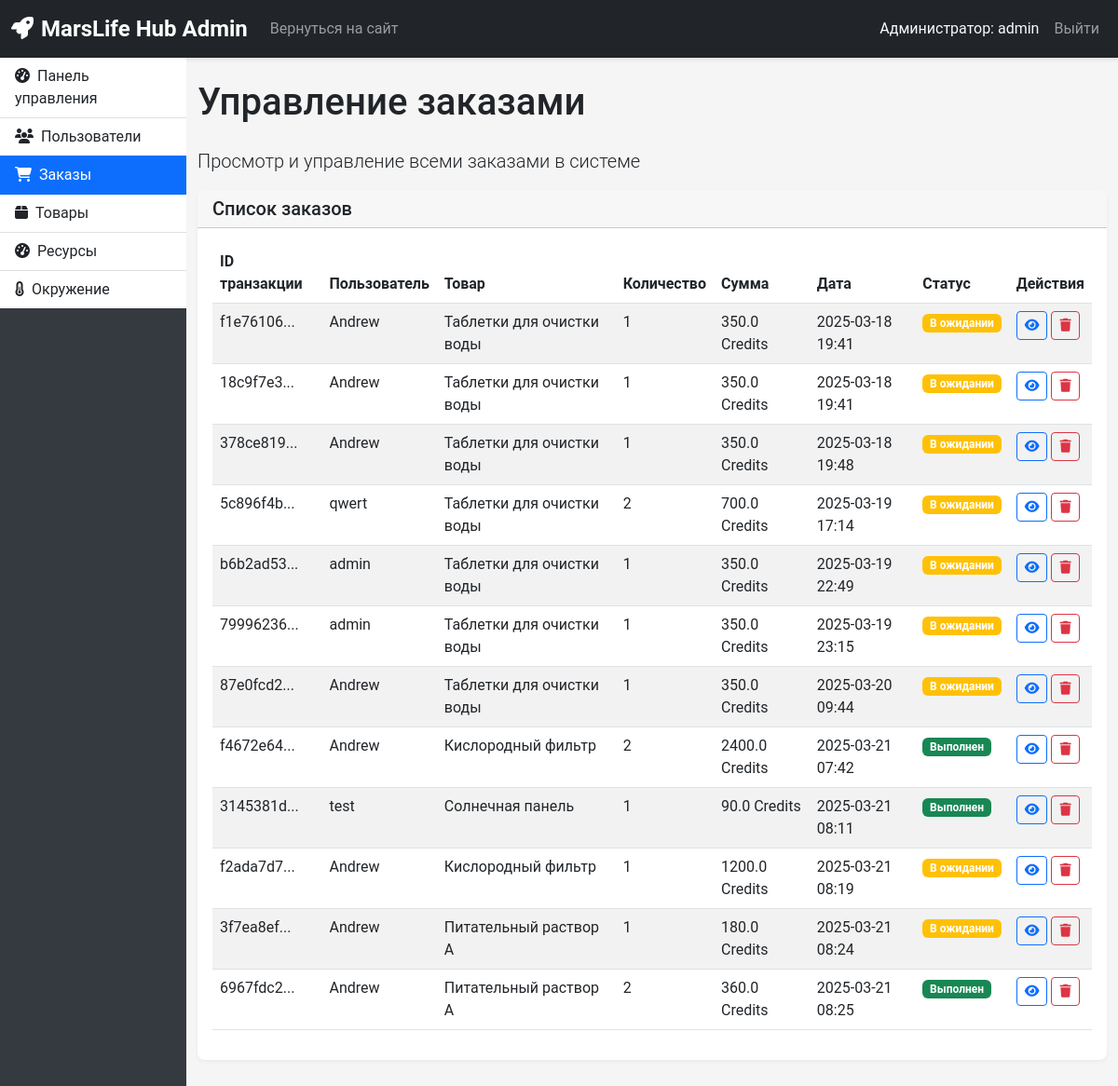
/admin/transactions (signed in), run on the app's committed database.
### app.py (models this page shows)
class Transaction(db.Model):
    id = db.Column(db.Integer, primary_key=True)
    user_id = db.Column(db.Integer, db.ForeignKey('user.id'), nullable=False)
    product_id = db.Column(db.Integer, db.ForeignKey('product.id'), nullable=False)
    quantity = db.Column(db.Integer, nullable=False)
    total_price = db.Column(db.Float, nullable=False)
    transaction_date = db.Column(db.DateTime, default=datetime.utcnow)
    transaction_id = db.Column(db.String(50), unique=True)
    status = db.Column(db.String(20), default='pending')

class User(db.Model):
    id = db.Column(db.Integer, primary_key=True)
    username = db.Column(db.String(80), unique=True, nullable=False)
    email = db.Column(db.String(120), unique=True, nullable=False)
    password = db.Column(db.String(200), nullable=False)
    role = db.Column(db.String(20), default='astronaut')

class Product(db.Model):
    id = db.Column(db.Integer, primary_key=True)
    name = db.Column(db.String(100), nullable=False)
    description = db.Column(db.Text)
    price = db.Column(db.Float, nullable=False)
    stock = db.Column(db.Integer, nullable=False)
    category = db.Column(db.String(50))
    image = db.Column(db.String(200))

### app.py (the view)
@app.route('/admin/transactions')
def admin_transactions():
    if 'user_id' not in session:
        return redirect(url_for('login'))
    user = User.query.get(session['user_id'])
    if not user or user.role != 'admin':
        flash('У вас нет доступа к админской панели', 'danger')
        return redirect(url_for('index'))
    transactions = Transaction.query.all()
    users = {user.id: user.username for user in User.query.all()}
    products = {product.id: product.name for product in Product.query.all()}
    return render_template('admin/transactions.html',
                           transactions=transactions,
                           users=users,
                           products=products)

### templates/admin/transactions.html (shortened to what this page needs)
{% extends 'admin/base.html' %}
{% block content %}
<div class="row">
    <div class="col-12">
        <h1 class="mb-4">Управление заказами</h1>
        <p class="lead">Просмотр и управление всеми заказами в системе</p>
    </div>
</div>
<div class="row">
    <div class="col-12">
        <div class="card">
            <div class="card-header">
                <h5 class="mb-0">Список заказов</h5>
            </div>
            <div class="card-body">
                <div class="table-responsive">
                    <table class="table table-striped table-hover">
                        <thead>
                            <tr>
                                <th>ID транзакции</th>
                                <th>Пользователь</th>
                                <th>Товар</th>
                                <th>Количество</th>
                                <th>Сумма</th>
                                <th>Дата</th>
                                <th>Статус</th>
                                <th>Действия</th>
                            </tr>
                        </thead>
                        <tbody>
                            {% for transaction in transactions %}
                            <tr>
                                <td>{{ transaction.transaction_id[:8] }}...</td>
                                <td>{{ users[transaction.user_id] }}</td>
                                <td>{{ products[transaction.product_id] }}</td>
                                <td>{{ transaction.quantity }}</td>
                                <td>{{ transaction.total_price }} Credits</td>
                                <td>{{ transaction.transaction_date.strftime('%Y-%m-%d %H:%M') }}</td>
                                <td>
                                    {% if transaction.status == 'completed' %}
                                    <span class="badge bg-success">Выполнен</span>
                                    {% elif transaction.status == 'pending' %}
                                    <span class="badge bg-warning">В ожидании</span>
                                    {% else %}
                                    <span class="badge bg-secondary">{{ transaction.status }}</span>
                                    {% endif %}
                                </td>
                                <td>
                                    <button class="btn btn-sm btn-outline-primary" data-bs-toggle="modal" data-bs-target="#viewTransactionModal{{ transaction.id }}">
                                        <i class="fas fa-eye"></i>
                                    </button>
                                    <button class="btn btn-sm btn-outline-danger" data-bs-toggle="modal" data-bs-target="#deleteTransactionModal{{ transaction.id }}">
                                        <i class="fas fa-trash"></i>
                                    </button>
                                </td>
                            </tr>
                            {% endfor %}
                        </tbody>
                    </table>
                </div>
            </div>
        </div>
    </div>
</div>
{% endblock %}

### static/css/style.css (style rules this page uses)
body { background-color: #f5f5f5; font-family: 'Roboto', sans-serif; }
.card { box-shadow: 0 2px 4px rgba(0, 0, 0, 0.05); border-radius: 8px; border: none; margin-bottom: 20px; }
.card-header { border-radius: 8px 8px 0 0 !important; font-weight: 600; }

### data on the page
Transaction: status "В ожидании"
User: username "Andrew"
Product: name "Таблетки для очистки воды"
Transaction: status "В ожидании"
Transaction: status "В ожидании"
Transaction: status "В ожидании"
User: username "qwert"
Transaction: status "В ожидании"
User: username "admin"
Transaction: status "В ожидании"
Transaction: status "В ожидании"
Transaction: status "Выполнен"
Product: name "Кислородный фильтр"
Transaction: status "Выполнен"
User: username "test"
Product: name "Солнечная панель"
Transaction: status "В ожидании"
Transaction: status "В ожидании"
Product: name "Питательный раствор А"
Transaction: status "Выполнен"

### other printed values
{{ session['username'] }} "admin"
